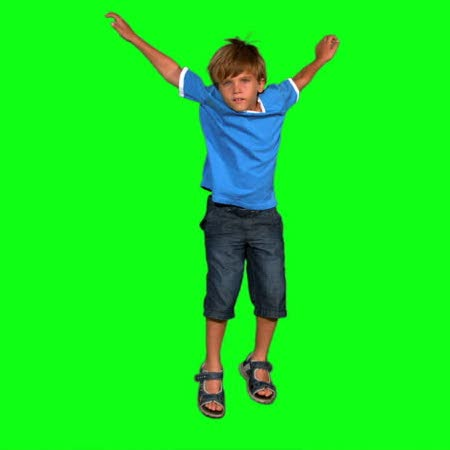
#> input picture 5.1/kid-green.jpg, 450 x 450 px, found by its file name
$ python pride.py
#> lines starting #> are read from the running program, lines starting #| are printed output that depends on the picture
from PIL import Image

image_green = Image.open("5.1/kid-green.jpg").load()
image_beach = Image.open("5.1/beach.jpg").load()
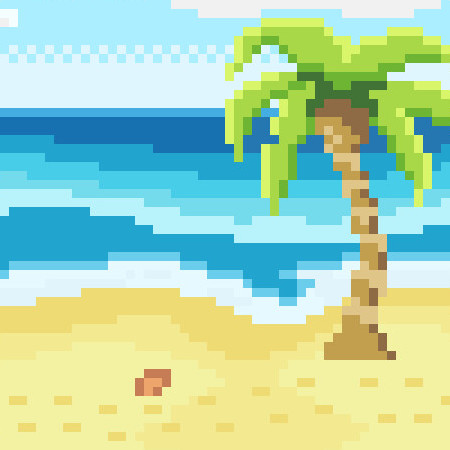
#> input picture 5.1/beach.jpg, 450 x 450 px, found by its file name

image_output = Image.open("5.1/kid-green.jpg")
#> image_output is the input picture: PIL image 450x450 RGB; mean R, G, B 23.4, 232.5, 32.8

width = image_output.width
#> width = 450
height = image_output.height
#> height = 450

imgr = 0
imgg = 0
imgb = 0

for i in range(width):
    for x in range(height):
        imgr = image_green[i, x][0]
        imgg = image_green[i, x][1]
        imgb = image_green[i, x][2]
        xy = (i, x)
        if x/height < 1/7:
            colours = (255, imgg, imgb)
        if x/height < 2/7:
            colours = (255, 125, imgb)
        if x/height < 3/7:
            colours = (255, 255, imgb)
        if x/height < 4/7:
            colours = (imgr, 255, imgb)
        if x/height < 5/7:
            colours = (imgr, imgg, 255)
        if x/height < 6/7:
            colours = (75, imgg, 130)
        if x/height < 7/7:
            colours = (255, imgg, 255)
        image_output.putpixel(xy, colours)
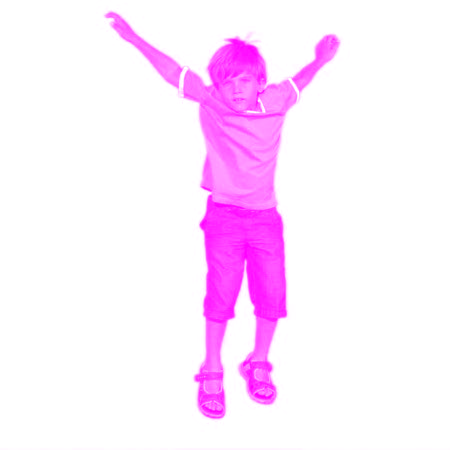
#> image_output: PIL image 450x450 RGB; mean R, G, B 255, 232.5, 255

image_output.save("output.jpg")
image_output.show()
